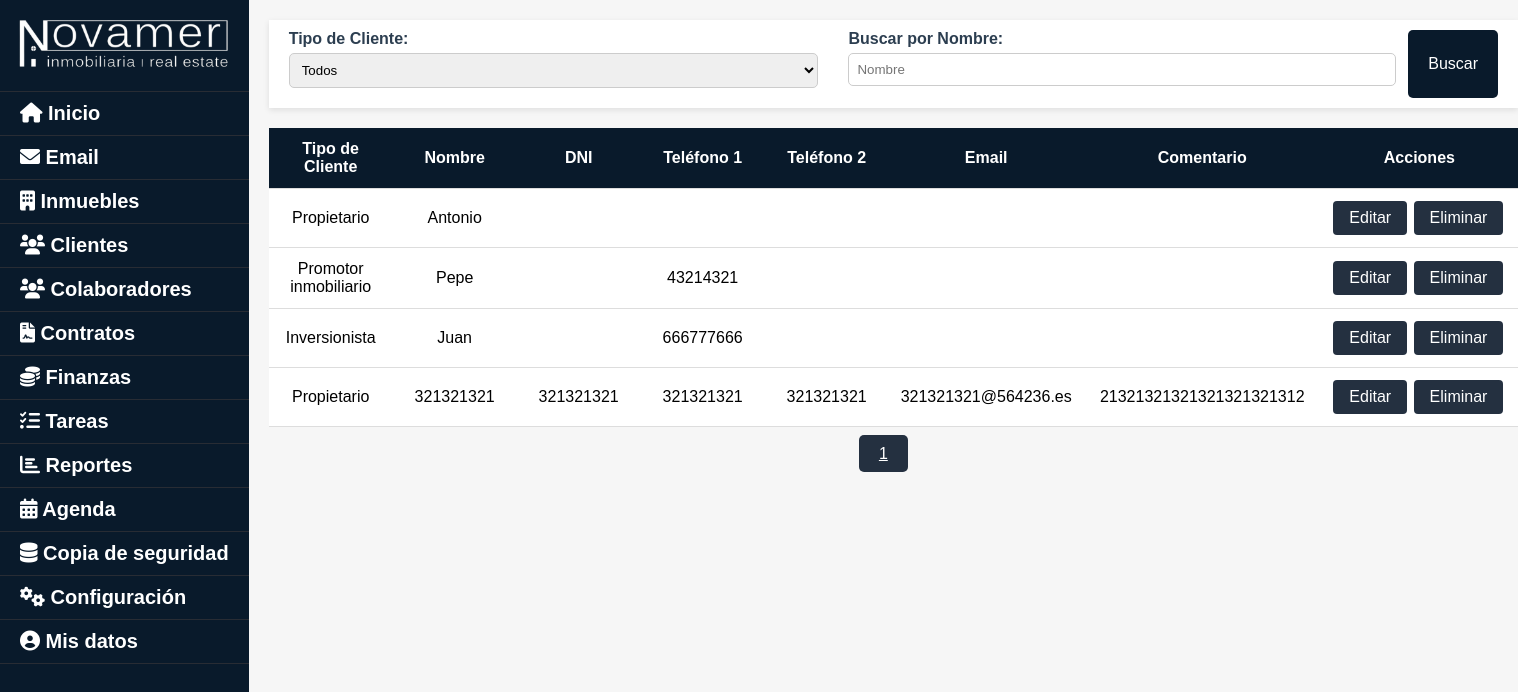
The app's page /crm/src/clientes/mis_clientes.php (signed in) with its own data.
### tables this page shows
CREATE TABLE `clientes` (
  `cliente_id` int(11) NOT NULL,
  `cliente_tipo` varchar(50) NOT NULL,
  `cliente_nombre` varchar(100) NOT NULL,
  `cliente_dni` varchar(9) DEFAULT NULL,
  `cliente_tlf1` varchar(15) DEFAULT NULL,
  `cliente_tlf2` varchar(15) DEFAULT NULL,
  `cliente_email` varchar(255) DEFAULT NULL,
  `cliente_comentario` text DEFAULT NULL
);

### crm/src/clientes/mis_clientes.php (the view, shortened to what this page needs)
<!DOCTYPE html>
<html lang="es">
<head>
</head>
<?php include '../../templates/sidebar.php'; ?>
<body>
    <div id="contenedor">
        <div class="container">
            <form method="post" action="mis_clientes.php" style="width: 100%; display: flex;">
                <div class="field-container">
                    <div class="form-group">
                        <label for="cliente_tipo">Tipo de Cliente:</label>
                        <select name="cliente_tipo" id="cliente_tipo">
                            <option value="" default selected> Todos </option>
                        </select>
                    </div>
                </div>
                <div class="field-container">
                    <div class="form-group">
                        <label for="cliente_nombre">Buscar por Nombre:</label>
                        <input type="text" id="cliente_nombre" name="cliente_nombre" placeholder="Nombre"
                            list="datalist_nombre" autocomplete="off">
                    </div>
                </div>
                <input type="submit" value="Buscar">
            </form>
        </div>
        <div id="contenido">
            <?php
            include_once '../../includes/conexion.php';
            $pagina_actual = isset($_GET['pagina']) ? (int) $_GET['pagina'] : 1;
            $por_pagina = 15;
            $offset = ($pagina_actual - 1) * $por_pagina;
            $consulta = "SELECT * FROM clientes WHERE 1=1 ";
            $consulta .= "LIMIT $por_pagina OFFSET $offset";
            $resultado = mysqli_query($conexion, $consulta);
            $consulta_total = "SELECT COUNT(*) AS total FROM clientes WHERE 1=1 ";
            $resultado_total = mysqli_query($conexion, $consulta_total);
            $fila_total = mysqli_fetch_assoc($resultado_total);
            $total_clientes = $fila_total['total'];
            $total_paginas = ceil($total_clientes / $por_pagina);
            if (mysqli_num_rows($resultado) > 0) {
                echo "<table>";
                echo "<thead>";
                echo "<tr>";
                echo "<th>Tipo de Cliente</th>";
                echo "<th>Nombre</th>";
                echo "<th>DNI</th>";
                echo "<th>Teléfono 1</th>";
                echo "<th>Teléfono 2</th>";
                echo "<th>Email</th>";
                echo "<th style='width: 400px;'>Comentario</th>";
                echo "<th>Acciones</th>";
                echo "</tr>";
                echo "</thead>";
                echo "<tbody>";
                while ($fila = mysqli_fetch_assoc($resultado)) {
                    echo "<tr>";
                    echo "<td>" . htmlspecialchars($fila['cliente_tipo']) . "</td>";
                    echo "<td>" . htmlspecialchars($fila['cliente_nombre']) . "</td>";
                    echo "<td>" . htmlspecialchars($fila['cliente_dni']) . "</td>";
                    echo "<td>" . htmlspecialchars($fila['cliente_tlf1']) . "</td>";
                    echo "<td>" . htmlspecialchars($fila['cliente_tlf2']) . "</td>";
                    echo "<td>" . htmlspecialchars($fila['cliente_email']) . "</td>";
                    echo "<td style='width: 400px;'>" . htmlspecialchars($fila['cliente_comentario']) . "</td>";
                    echo "<td style='width: 200px; white-space: nowrap;'>";
                    echo "<a href='insertar_cliente.php?cliente_id=" . htmlspecialchars($fila['cliente_id']) . "' class='btn-accion'>Editar</a> ";
                    echo "<a href='eliminar_cliente.php?cliente_id=" . htmlspecialchars($fila['cliente_id']) . "' class='btn-accion' onclick='return confirm(\"¿Estás seguro de que deseas eliminar este cliente?\")'>Eliminar</a>";
                    echo "</td>";
                    echo "</tr>";
                }
                echo "</tbody>";
                echo "</table>";
            } else {
                echo "No se encontraron clientes.";
            }
            ?>
            <br>
            <div class="paginacion">
                <?php
                for ($i = 1; $i <= $total_paginas; $i++) {
                    echo "<a href='mis_clientes.php?pagina=$i' class='btn'>" . $i . "</a> ";
                }
                ?>
            </div>
        </div>
    </div>
</body>
</html>

### crm/src/clientes/mis_clientes.php (style rules this page uses)
.container { margin-top: 20px; margin-left: 20px; background-color: #ffffff; padding: 10px 20px; box-shadow: 0 2px 6px rgba(0, 0, 0, 0.1); }
.field-container { flex: 1 1 30%; min-width: 250px; margin-right: 30px; }
.form-group { display: flex; flex-direction: column; margin-bottom: 10px; }
label { margin-bottom: 5px; font-weight: bold; color: #2c3e50; }
input[type="text"], select { padding: 8px; border: 1px solid #ccc; border-radius: 5px; width: 100%; }
input[type="submit"] { background-color: #091a2b; color: white; border: none; padding: 12px 20px; cursor: pointer; font-size: 16px; border-radius: 5px; transition: background-color 0.3s, transform 0.2s; }
table { margin-top: 20px; margin-left: 20px; border-collapse: collapse; }
th, td { min-width: 50px; text-align: left; padding: 12px; border-bottom: 1px solid #ddd; text-align: center; }
th { background-color: #091a2b; color: white; }
td { min-width: 100px; background-color: #ffffff; }
.btn, button { padding: 10px 20px; background-color: #243040; color: white; border: none; border-radius: 5px; cursor: pointer; transition: background-color 0.3s, transform 0.2s; }
.btn-accion { background-color: #243040; color: #fff; padding: 8px 16px; margin-right: 2px; border: none; border-radius: 4px; cursor: pointer; text-decoration: none; display: inline-block; }
.paginacion { text-align: center; margin-bottom: 10px; }

### crm/templates/sidebar.php (style rules this page uses)
body { display: flex; min-height: 100vh; width: 100%; margin: 0; background-color: #f6f6f6; font-family: Arial, sans-serif; }

### records on screen
clientes: cliente_tipo "Propietario", cliente_nombre "Antonio"
clientes: cliente_tipo "Promotor inmobiliario", cliente_nombre "Pepe", cliente_tlf1 "43214321"
clientes: cliente_tipo "Inversionista", cliente_nombre "Juan", cliente_tlf1 "666777666"
clientes: cliente_tipo "Propietario", cliente_nombre "321321321", cliente_dni "321321321", cliente_tlf1 "321321321", cliente_tlf2 "321321321", cliente_email "321321321@564236.es", cliente_comentario "21321321321321321321312"
